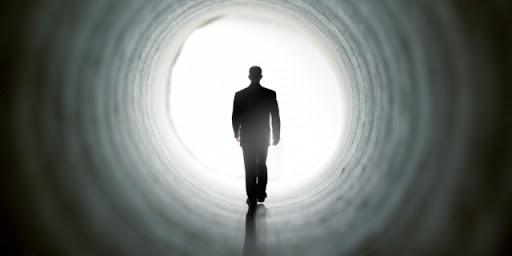
#> input picture PictureUse/theman.jpg, 512 x 256 px, found by its file name
$ python CANNY_EDGE.py
#> lines starting #> are read from the running program, lines starting #| are printed output that depends on the picture; after the words box and inside, x2 and y2 are one past the last pixel; in counts of white or black regions, pixels touching at a corner belong together
"""
This program introduce the Canny edge detection algorithm.
The Canny edge detection algorithm is composed of 5 steps:
1. Noise reduction;
2. Gradient calculation;
3. Non-maximum suppression;
4. Double threshold;
5. Edge Tracking by Hysteresis.
Note: One last important thing to mention, is that the algorithm
is based on grayscale pictures. Therefore, the pre-requisite
is to convert the image to grayscale before following
the above-mentioned steps.
"""

# import libraby as needed
import numpy as np
from scipy.ndimage.filters import convolve, gaussian_filter
import cv2
import matplotlib.pyplot as plt
import matplotlib.image as mpimg

'''Create Big function Canny Edge Detection with default: blur=1, highThreshold=91, lowThreshold=31'''

def CannyEdgeDetector(im, blur=1, highThreshold=91, lowThreshold=31):
#> called with blur = 1, highThreshold = 91, lowThreshold = 31
    im = np.array(im, dtype=float)  # Convert to float to prevent clipping values

    # Gaussian blur to reduce noise
    # We're passed the noise with function in library because the function easy to write
    # and the function in library very useful.!!
    im2 = gaussian_filter(im, blur)

    # Use sobel filters to get horizontal and vertical gradients
    # convolve using like convolution what we learning in CS201's subject
    im3h = convolve(im2, [[-1, 0, 1], [-2, 0, 2], [-1, 0, 1]])
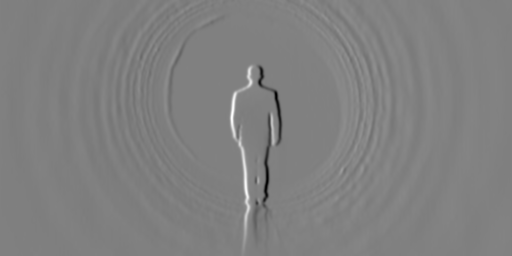
#> im3h: shape (256, 512) float64; min -633.2, max 623.1, mean -0.1; drawn with min black and max white
    im3v = convolve(im2, [[1, 2, 1], [0, 0, 0], [-1, -2, -1]])
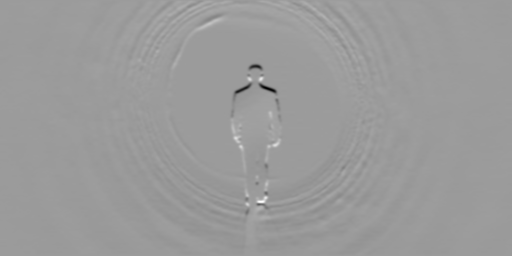
#> im3v: shape (256, 512) float64; min -615.1, max 393.3, mean -1.5; drawn with min black and max white

    # Get gradient and direction
    # np.power(a,0.5) is square root & np.power(a,0.5) is square
    grad = np.power(np.power(im3h, 2.0) + np.power(im3v, 2.0), 0.5)
    theta = np.arctan2(im3v, im3h)
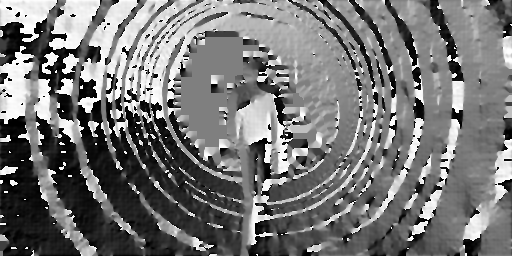
#> theta: shape (256, 512) float64; min -3.14, max 3.14, mean -0.227; drawn with min black and max white
    thetaQ = (np.round(theta * (5.0 / np.pi)) + 5) % 5  # Quantize direction
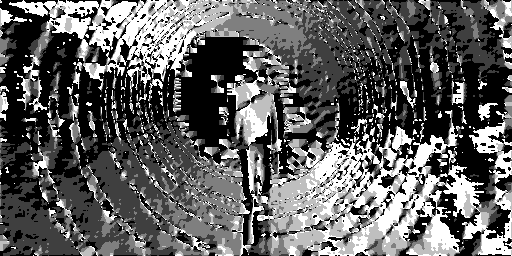
#> thetaQ: shape (256, 512) float64; min 0, max 4, mean 1.52; drawn with min black and max white

    # Non-maximum suppression
    gradSup = grad.copy()
    for r in range(im.shape[0]):
        for c in range(im.shape[1]):
            # Suppress pixels at the image edge
            if r == 0 or r == im.shape[0] - 1 or c == 0 or c == im.shape[1] - 1:
                gradSup[r, c] = 0
                continue
            tq = thetaQ[r, c] % 4
            #           N - North
            # W - West            E - East
            #           S - South
            if tq == 0:  # 0 is E-W (horizontal)
                if grad[r, c] <= grad[r, c - 1] or grad[r, c] <= grad[r, c + 1]:
                    gradSup[r, c] = 0
            if tq == 1:  # 1 is NE-SW
                if grad[r, c] <= grad[r - 1, c + 1] or grad[r, c] <= grad[r + 1, c - 1]:
                    gradSup[r, c] = 0
            if tq == 2:  # 2 is N-S (vertical)
                if grad[r, c] <= grad[r - 1, c] or grad[r, c] <= grad[r + 1, c]:
                    gradSup[r, c] = 0
            if tq == 3:  # 3 is NW-SE
                if grad[r, c] <= grad[r - 1, c - 1] or grad[r, c] <= grad[r + 1, c + 1]:
                    gradSup[r, c] = 0

    # Double threshold
    strongEdges = (gradSup > highThreshold)
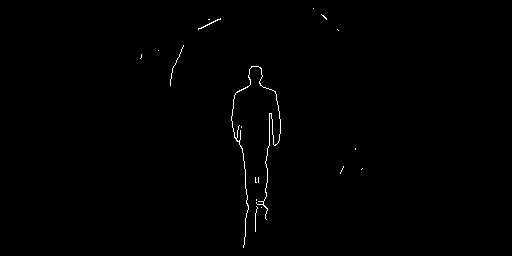
#> strongEdges: shape (256, 512) bool; 0.49% white in thin lines or dots, all inside (x1, y1, x2, y2) = (140, 8, 363, 248)

    # Strong has value 2, weak has value 1
    thresholdedEdges = np.array(strongEdges, dtype=np.uint8) + (gradSup > lowThreshold)
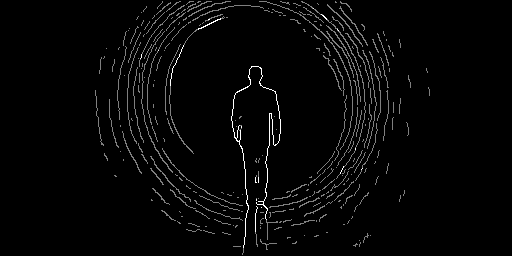
#> thresholdedEdges: shape (256, 512); min 0, max 2, mean 0.0476; drawn with min black and max white

    # Tracing edges with hysteresis
    # Find weak edge pixels near strong edge pixels
    finalEdges = strongEdges.copy()
    currentPixels = []
    for r in range(1, im.shape[0] - 1):
        for c in range(1, im.shape[1] - 1):
            if thresholdedEdges[r, c] != 1:
                continue  # Not a weak pixel

            # Get 3x3 patch
            localPatch = thresholdedEdges[r - 1:r + 2, c - 1:c + 2]
            patchMax = localPatch.max()
            if patchMax == 2:
                currentPixels.append((r, c))
                finalEdges[r, c] = 1
#> finalEdges: shape (256, 512) bool; 0.52% white in thin lines or dots, all inside (x1, y1, x2, y2) = (140, 7, 363, 249)
#> after the loop, currentPixels = 41 pairs, first value 7 to 248, second value 140 to 362

    # Extend strong edges based on current pixels
    while len(currentPixels) > 0:
        newPix = []
        for r, c in currentPixels:
            for dr in range(-1, 2):
                for dc in range(-1, 2):
                    if dr == 0 and dc == 0: continue
                    r2 = r + dr
                    c2 = c + dc
                    if thresholdedEdges[r2, c2] == 1 and finalEdges[r2, c2] == 0:
                        # Copy this weak pixel to final result
                        newPix.append((r2, c2))
                        finalEdges[r2, c2] = 1
        currentPixels = newPix
#> this loop made 74 passes
#> currentPixels on passes 46, 55, 56, 57, 58, 59, 60: [(77, 361), (97, 147), (10, 176), (132, 177), (101, 364)], [(86, 363), (106, 147), (141, 182), (141, 183), (92, 364)], [(87, 363), (107, 147), (142, 183), (91, 364)], [(88, 363), (108, 147), (143, 183), (143, 184), (90, 364)], [(89, 364), (109, 147), (144, 184), (144, 185)], [(110, 148), (145, 186)], [(111, 148), (146, 186), (146, 187)]
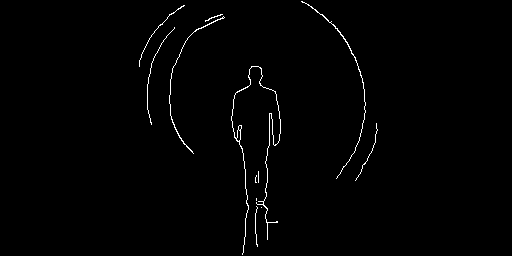
#> finalEdges: shape (256, 512) bool; 0.98% white in thin lines or dots, all inside (x1, y1, x2, y2) = (139, 1, 378, 255)

    return finalEdges

im = cv2.imread("C:\\Photo\\theman.jpg",0)
finalEdges = CannyEdgeDetector(im)
plt.imshow(finalEdges, cmap=plt.get_cmap('gray'))
plt.show()
# if you wanna to save picture which is named finalEdges in any Folder.
#mpimg.imsave("C:\\VinhDo\\CS201\\CannyEdge_CS201.png", finalEdges, cmap = 'gray')

$ run again, with PictureUse/tree.jpg copied over PictureUse/theman.jpg
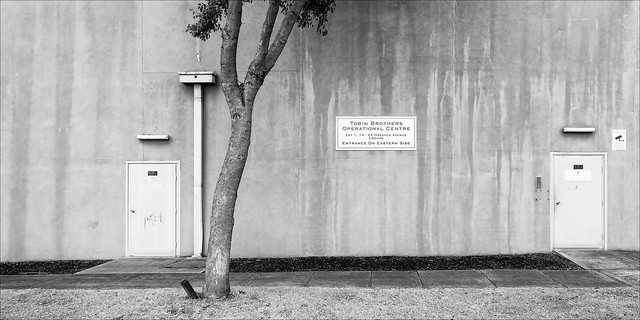
#> input picture PictureUse/tree.jpg, 640 x 320 px, found by its file name
#> im is the input picture: shape (320, 640); min 0, max 255, mean 170.2
#> strongEdges: shape (320, 640) bool; 4.4% white in thin lines or dots
#> after the loop in CannyEdgeDetector, `for r in range(1, im.shape[0] - 1):`:
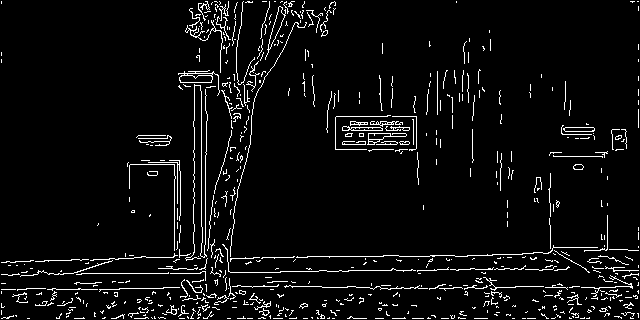
#> finalEdges: shape (320, 640) bool; 5.1% white in thin lines or dots
#> after the loop in CannyEdgeDetector, `for r in range(1, im.shape[0] - 1):`: currentPixels = 1589 pairs, first value 1 to 318, second value 1 to 638
#> after the loop in CannyEdgeDetector, `while len(currentPixels) > 0:`:
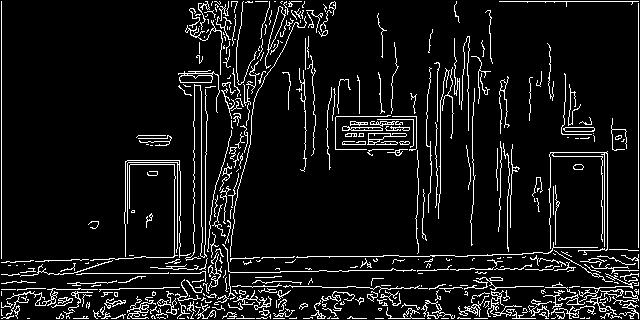
#> finalEdges: shape (320, 640) bool; 8.5% white in thin lines or dots
